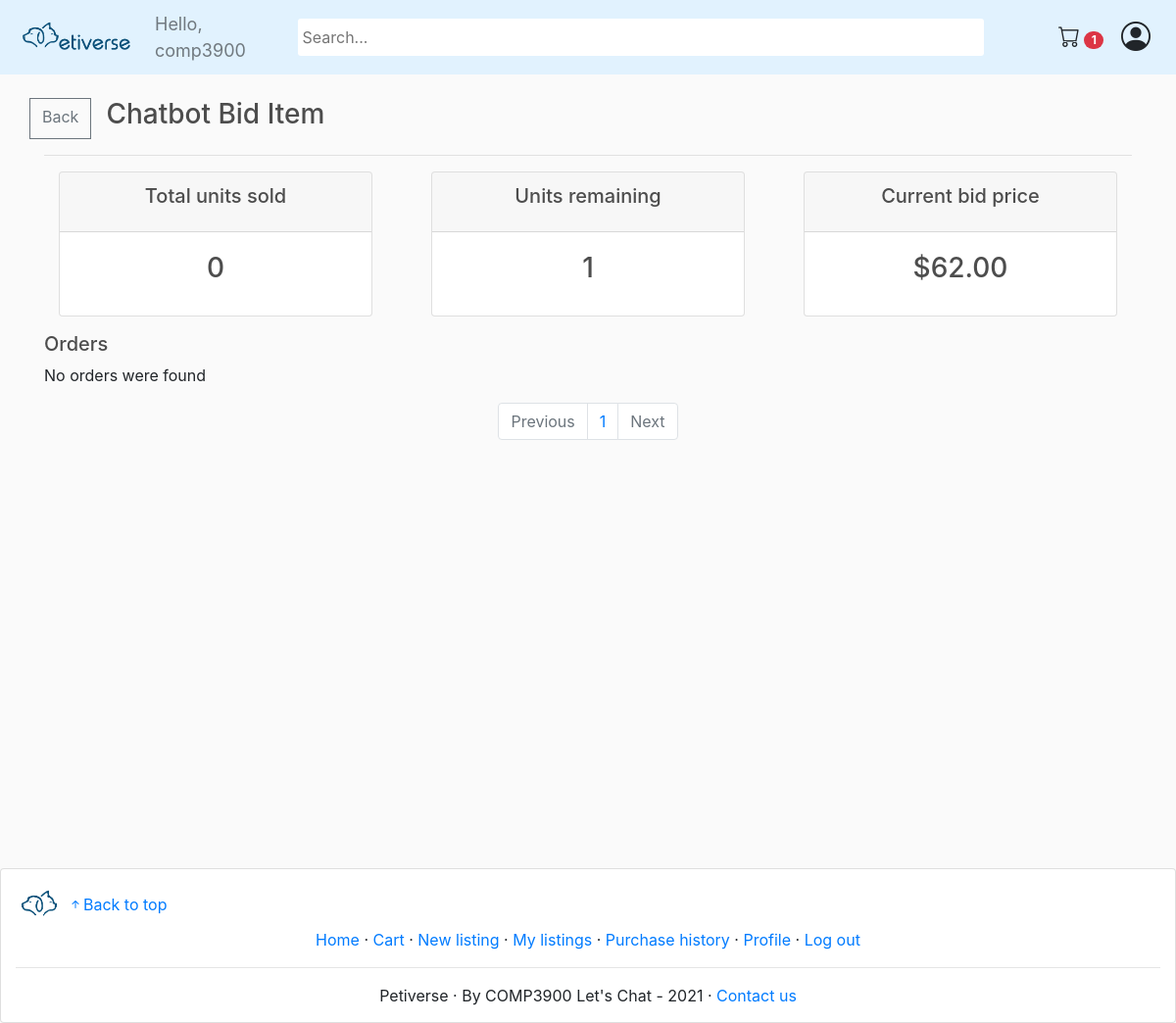
/view_orders/chatbot-bid-item/ (signed in), run on an earlier commit of the app's database.
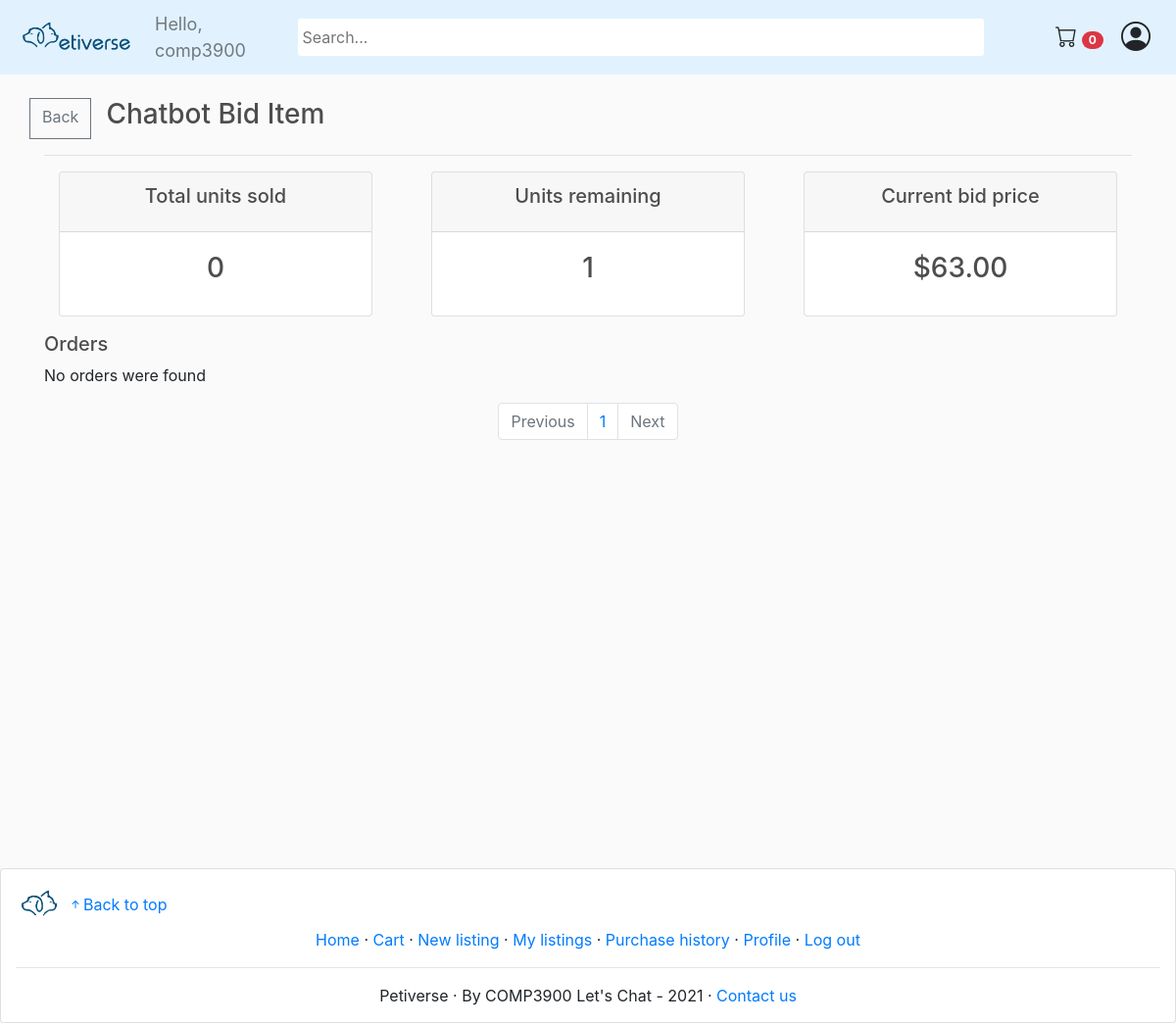
And on a later commit of the database.
### store/models.py (models this page shows, shortened)
class Product(models.Model):
    name = models.CharField(max_length=200)
    selling_type = models.CharField(max_length=10, choices=SELLING_CHOICES, default='sale')
    price = models.DecimalField(max_digits=30, decimal_places=2)
    starting_bid = models.DecimalField(max_digits=30, decimal_places=2, default=0)
    end_date = models.DateTimeField(default=timezone.now, blank=True, null=True)
    highest_bidder = models.ForeignKey(Customer, on_delete=models.CASCADE, null=True, blank=True, related_name='highest_bidder')
    remaining_unit = models.IntegerField()
    sold_unit = models.IntegerField(default=0)
    isAnimal = models.BooleanField(default=False,null=True, blank=True)
    description = models.TextField(max_length=1000)
    image = models.ImageField(null=True, blank=True)
    warranty = models.CharField(max_length=200, null=True)
    delivery_period = models.DurationField()
    seller = models.ForeignKey(Customer, on_delete=models.CASCADE, null=True, blank=True)
    tags = TaggableManager()
    estimated_date = models.DateTimeField(editable=False, blank=True, null=True)
    slug_str = models.SlugField(blank=True)
    is_active = models.BooleanField(default=True)
    imageUri = models.TextField(blank=True)

### store/views.py (the view)
# urls.py: path('view_orders/<slug:slug>/', views.view_orders, name="view_orders"),
def view_orders(request, slug=None):
    if not request.user.is_authenticated:
        return redirect('login')
    try:
        product = Product.objects.get(slug_str=slug)
    except ObjectDoesNotExist:
        return HttpResponseNotFound('404: Product listing was not found')
    if product.seller != request.user.customer:
        return HttpResponseForbidden('403: Can only view orders for your own listings')
    order_items = OrderItem.objects.filter(product=product).order_by('-date_added')
    paginator = Paginator(order_items, 100)
    page_number = request.GET.get('page')
    paginated_order_items = paginator.get_page(page_number)
    cartItems = cart_items(request.user.customer)
    context = {
        'product': product,
        'order_items': paginated_order_items,
        'cartItems': cartItems
    }
    return render(request, 'store/view_orders.html', context)

### store/models.py (called while the page is built)
	@property
	def get_cart_items(self):
		orderitems = self.orderitem_set.all()
		total = sum([item.quantity for item in orderitems])
		return total

### store/views.py (called while the page is built)
def cart_items (customer):
    order, created = Order.objects.get_or_create(customer=customer, complete=False)
    items = order.orderitem_set.all()
    items = order.get_cart_items
    return items

### store/templates/store/view_orders.html (shortened to what the changed rows need)
{% extends 'store/main.html' %}
{% load static %}
{% block content %}
    <div class="row">
        <h3 style="margin-left:15px;"><a style="color:inherit" href="{% url 'product_page' product.slug_str %}">{{product.name}}</a></h3>
    </div>
    <div class="row">
        <div class="col">
            <div class="col-sm">
                <div class="card text-center text-white  mb-3">
                      <div class="card-body">
                        <h3 class="card-title">{{product.sold_unit}}</h3>
                      </div>
                </div>
            </div>
        </div>
        <div class="col">
            <div class="col-sm">
                <div class="card text-center text-white  mb-3">
                      <div class="card-body">
                        <h3 class="card-title">{{product.remaining_unit}}</h3>
                      </div>
                </div>
            </div>
        </div>
        <div class="col">
            <div class="col-sm">
                <div class="card text-center text-white  mb-3">
                    {% if product.selling_type == "sale" %}
                        <div class="card-header">
                            <h5 class="card-title">Unit price</h5>
                        </div>
                        <div class="card-body">
                            <h3 class="card-title">${{product.price | floatformat:2}}</h3>
                        </div>
                    {% else %}
                        <div class="card-header">
                            <h5 class="card-title">Current bid price</h5>
                        </div>
                        <div class="card-body">
                            <h3 class="card-title">${{product.starting_bid | floatformat:2}}</h3>
                        </div>
                    {% endif %}
                </div>
            </div>
        </div>
    </div>
{% endblock content %}

### store/templates/store/main.html (shortened to what this page needs)
<!DOCTYPE html>
{% load static %}
{% load i18n %}
<html>
<head>
	<link rel="stylesheet" href="https://stackpath.bootstrapcdn.com/bootstrap/4.4.1/css/bootstrap.min.css">
	<link rel="stylesheet" type="text/css" href="{% static 'css/main.css' %}">
</head>
<body>
	<nav class="navbar sticky-top navbar-expand-lg navbar-light bg-light">
		<a class="navbar-brand" href="{% url 'store' %}">
			<img class="brand-img" src="{% static 'images/logo_text_transparent.png' %}">
		</a>
		<div class="navbar-collapse collapse w-100 order-0 order-md-0 dual-collapse2">
			<ul class="navbar-nav mr-auto">
				<li class="nav-item active">
				  {% if request.user.is_authenticated %}
					  <span class="hello-msg navbar-text">Hello, {{request.user.customer.nickname}}</span>
				  {% endif %}
				</li>
			  </ul>
		</div>
		<div class="mx-auto order-1">
	        <form action="{% url 'search_result' %}" method="get">
	        	<input class="search_bar"  name = "q" type="text" placeholder="Search...", style="border-radius:3px !important; border:none; min-height:38px !important; padding-left:5px;">
	        </form>
		</div>
		<div class="navbar-collapse collapse w-100 order-2 dual-collapse2">
			<ul class="navbar-nav ml-auto">
				{% if request.user.is_authenticated %}
				<li class="nav-item">
					<a class="btn" href="{% url 'cart' %}"><i class="bi-cart" style="font-size:22px;"></i> <span class="badge badge-pill badge-danger">{{cartItems}}</span></a>
				</li>
				{% endif %}
			</ul>
			{% if request.user.is_authenticated %}
				<div class="dropdown">
					<i class="bi-person-circle" id="user-icon" onclick="toggleDropdown()" ></i>
				</div>
			{% endif %}
		</div>
	</nav>
     <div class="container">
            <br>
            {% block content %}
            {% endblock content %}
         </div>
	<footer class="card">
		<div>
			<a class="footer-logo-link" href="{% url 'store' %}">
				<img class="brand-img" src="{% static 'images/logo_no_text_transparent.png' %}">
			</a>
			<a href="#" style="display:inline;"><i class="bi-arrow-up-short"></i>Back to top</a>
		</div>
		<div>
			<div style="text-align:center;">
				<a href="/">Home</a>
				&middot;
				{% if request.user.is_authenticated %}
					<a href="{% url 'cart' %}">Cart</a>
					&middot;
					<a href="{% url 'new_product' %}">New listing</a>
					&middot;
					<a href="{% url 'my_listings' %}">My listings</a>
					&middot;
					<a href="{% url 'purchase_history' %}">Purchase history</a>
					&middot;
					<a href="{% url 'user_profile' request.user.customer.slug_str %}">Profile</a>
					&middot;
					<a href="{% url 'logout' %}">Log out</a>
				{% else %}
					<a href="{% url 'login' %}">Log in</a>
					&middot;
					<a href="{% url 'signup' %}">Sign up</a>
				{% endif %}
			</div>
		</div>
		<hr>
		<div style="text-align:center;">
			Petiverse
			&middot;
			By COMP3900 Let's Chat - 2021
			&middot;
			<a href="mailto:unswcomp3900@gmail.com">Contact us</a>
		</div>
	</footer>
</body>
</html>

What changed in the data, as far as the page shows it:
changed Product "Chatbot Bid Item": starting_bid "62.00" → "63.00"
Also different on the page:
{{ cartItems }}: "1" → "0"
